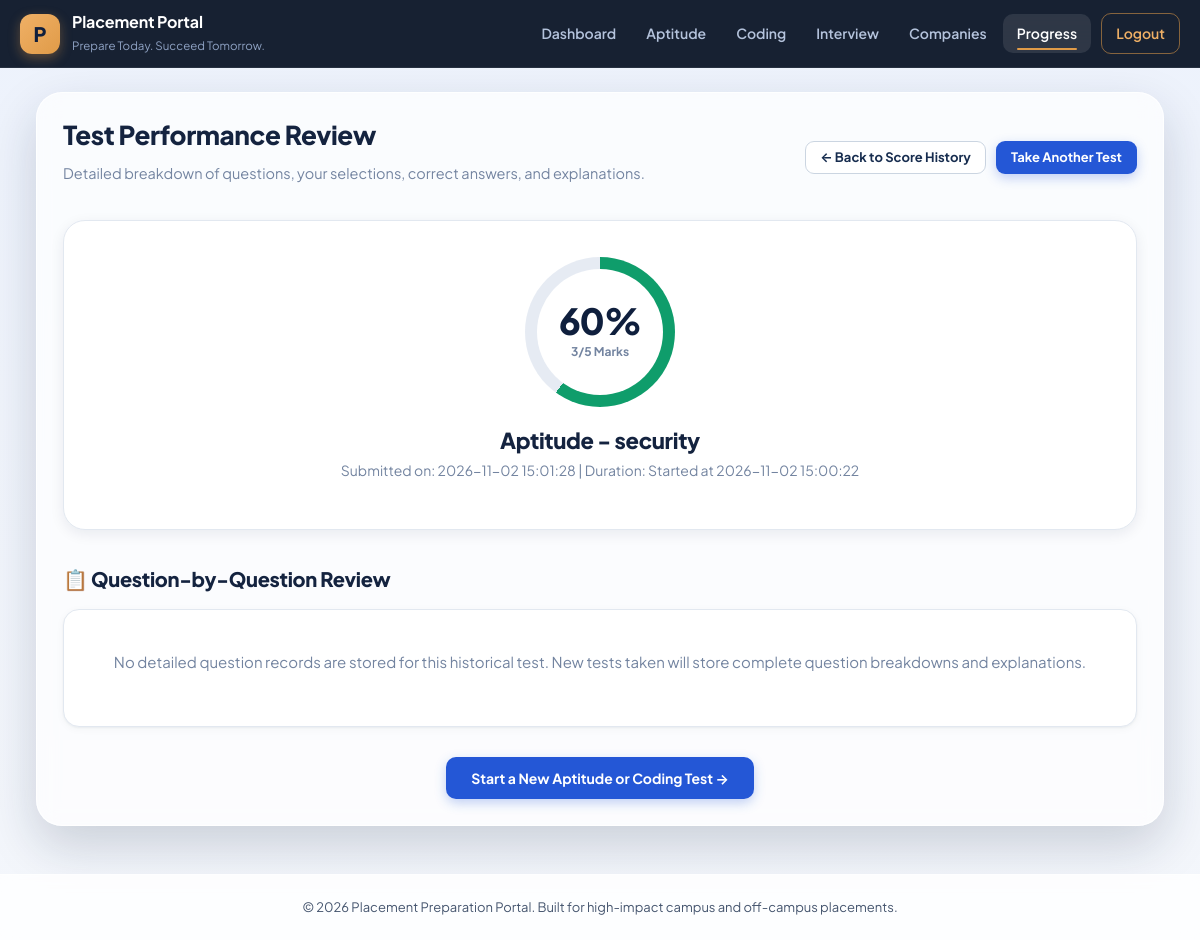
Page /test-review/1 (signed in) on the committed database.
### tables this page shows
CREATE TABLE attempts (
        id INTEGER PRIMARY KEY AUTOINCREMENT,
        user_id INTEGER,
        category TEXT,
        score INTEGER,
        total INTEGER,
        started TEXT,
        submitted TEXT
    , details TEXT DEFAULT '[]');

### app.py (the view)
@app.route("/test-review/<int:attempt_id>")
@login_required
def test_review(attempt_id):
    user = current_user()
    conn = get_db()
    attempt = conn.execute("""
        SELECT * FROM attempts WHERE id=? AND user_id=?
    """, (attempt_id, user["id"])).fetchone()
    conn.close()
    if not attempt:
        flash("Test record not found.", "error")
        return redirect(url_for("scores"))
    try:
        questions = json.loads(attempt["details"]) if attempt["details"] else []
    except Exception:
        questions = []
    return render_template("test_review.html", attempt=attempt, questions=questions)

### app.py (called while the page is built)
def get_db():
    conn = sqlite3.connect(DB_PATH)
    conn.row_factory = sqlite3.Row
    return conn

@app.context_processor
def inject_page_class():
    page_classes = {
        "login": "page-login",
        "register": "page-register",
        "dashboard": "page-dashboard",
        "aptitude": "page-aptitude",
        "take_test": "page-aptitude",
        "submit_test": "page-aptitude",
        "coding": "page-coding",
        "mark_practice": "page-coding",
        "interview": "page-interview",
        "companies": "page-companies",
        "profile": "page-profile",
        "scores": "page-scores",
        "test_review": "page-test-review",
        "test_result": "page-test-result"
    }
    done = True
    if session.get("user_id"):
        done = bool(session.get("profile_done"))
    return {
        "page_class": page_classes.get(
            request.endpoint, "page-dashboard"
        ),
        "profile_done": done
    }

@app.before_request
def force_profile_setup():
    if not session.get("user_id"):
        return
    if request.endpoint in (None, "static", "profile", "logout", "login", "register", "index"):
        return
    if not session.get("profile_done"):
        flash("Please complete your student profile first (one-time setup).", "info")
        return redirect(url_for("profile"))

@app.after_request
def no_cache(resp):
    if request.endpoint != "static":
        resp.headers["Cache-Control"] = "no-store"
    return resp

def current_user():
    if not session.get("user_id"):
        return None
    conn = get_db()
    user = conn.execute("SELECT * FROM users WHERE id=?", (session["user_id"],)).fetchone()
    conn.close()
    return user

def login_required(f):
    @wraps(f)
    def decorated_function(*args, **kwargs):
        if not session.get("user_id"):
            flash("Please log in to access the placement portal.", "info")
            return redirect(url_for("login"))
        return f(*args, **kwargs)
    return decorated_function

### templates/test_review.html (shortened to what this page needs)
{% extends "base.html" %}
{% block content %}
<div style="margin-bottom: 24px; display: flex; justify-content: space-between; align-items: center; flex-wrap: wrap; gap: 14px;">
    <div>
        <h1 style="font-size: 26px; font-weight: 800; color: var(--text-primary);">Test Performance Review</h1>
        <p style="color: var(--text-muted); font-size: 14.5px;">Detailed breakdown of questions, your selections, correct answers, and explanations.</p>
    </div>
    <div style="display: flex; gap: 10px;">
        <a href="{{ url_for('scores') }}#tests" class="btn btn-secondary btn-sm">← Back to Score History</a>
        <a href="{{ url_for('aptitude') }}" class="btn btn-primary btn-sm">Take Another Test</a>
    </div>
</div>
<div class="score-hero">
    {% set pct = (attempt.score * 100 // attempt.total) if attempt.total else 0 %}
    <div class="score-circle" style="--pct: {{ pct }}; --ring: {{ 'var(--success)' if pct >= 60 else 'var(--danger)' }};">
        <span class="big-number">{{ pct }}%</span>
        <span class="percent-label">{{ attempt.score }}/{{ attempt.total }} Marks</span>
    </div>
    <h2 style="font-size: 22px; font-weight: 800; color: var(--text-primary); margin-bottom: 6px;">{{ attempt.category }}</h2>
    <p style="color: var(--text-muted); font-size: 14px;">Submitted on: {{ attempt.submitted }} | Duration: Started at {{ attempt.started }}</p>
</div>
<h2 class="section-title">📋 Question-by-Question Review</h2>
{% if questions %}
    {% for q in questions %}
    <div class="review-item {% if q.is_correct %}correct{% else %}wrong{% endif %}">
        <div style="display: flex; justify-content: space-between; align-items: center; margin-bottom: 10px;">
            <span style="font-size: 13px; font-weight: 700; color: var(--text-muted);">QUESTION {{ loop.index }}</span>
            {% if q.is_correct %}
                <span class="badge badge-success">✓ Correct (+1 Mark)</span>
            {% else %}
                <span class="badge badge-danger">✗ Incorrect (0 Marks)</span>
            {% endif %}
        </div>
        <div class="question-text" style="font-size: 16px;">
            {{ q.question }}
        </div>
        {% if q.code %}
        <pre><code>{{ q.code }}</code></pre>
        {% endif %}
        <div style="margin: 14px 0;">
            {% for opt in q.options %}
            <div style="padding: 10px 14px; border-radius: 8px; margin-bottom: 6px; font-size: 14px;
                {% if loop.index0 == q.correct_idx %}
                    background: #dcfce7; border: 1.5px solid #10b981; font-weight: 600; color: #065f46;
                {% elif loop.index0 == q.user_idx and not q.is_correct %}
                    background: #fee2e2; border: 1.5px solid #ef4444; color: #991b1b;
                {% else %}
                    background: #f8fafc; border: 1px solid var(--border-color); color: var(--text-secondary);
                {% endif %}">
                <span>{{ opt }}</span>
                {% if loop.index0 == q.correct_idx %}
                    <strong style="float: right; color: #059669;">✓ Correct Answer</strong>
                {% elif loop.index0 == q.user_idx and not q.is_correct %}
                    <strong style="float: right; color: #dc2626;">✗ Your Answer</strong>
                {% endif %}
            </div>
            {% endfor %}
        </div>
        {% if q.explanation %}
        <div class="explanation-box">
            <strong>💡 Explanation:</strong> {{ q.explanation }}
        </div>
        {% endif %}
    </div>
    {% endfor %}
{% else %}
    <div class="question-card" style="text-align: center; color: var(--text-muted); padding: 40px;">
        <p>No detailed question records are stored for this historical test. New tests taken will store complete question breakdowns and explanations.</p>
    </div>
{% endif %}
<div style="margin-top: 30px; text-align: center;">
    <a href="{{ url_for('aptitude') }}" class="btn btn-primary" style="padding: 12px 24px;">Start a New Aptitude or Coding Test →</a>
</div>
{% endblock %}

### static/CSS/style.css (style rules this page uses)
:root { --navy-950: #0a1426; --navy-900: #0f1f3d; --navy-800: #172d4f; --navy-700: #213b66; --navy-600: #2c4c80; --amber-500: #e09b48; --amber-400: #efb066; --amber-100: #fdf1e0; --primary: #2457d6; --primary-dark: #1b44b0; --primary-soft: #eaf0fe; --success: #0f9d6b; --success-soft: #def7ec; --warning: #b7791f; --warning-soft: #fef3c7; --danger: #d03a3a; --danger-soft: #fde8e8; --purple: #7c3aed; --purple-soft: #f1eaff; --bg-page: #f3f5f9; --bg-card: #ffffff; --bg-subtle: #f7f9fc; --border-color: #e2e8f0; --border-strong: #cbd5e1; --text-primary: #14233f; --text-secondary: #46566f; --text-muted: #7384a0; --radius-sm: 8px; --radius-md: 12px; --radius-lg: 16px; --radius-xl: 22px; --shadow-sm: 0 1px 2px rgba(15, 31, 61, .05), 0 2px 8px rgba(15, 31, 61, .04); --shadow-md: 0 4px 14px rgba(15, 31, 61, .08); --shadow-lg: 0 18px 44px rgba(15, 31, 61, .16); --font-sans: "Plus Jakarta Sans", "Segoe UI", system-ui, -apple-system, Arial, sans-serif; --font-mono: "JetBrains Mono", "Fira Code", Consolas, "Courier New", monospace; --nav-h: 68px; }
*, *::before, *::after { box-sizing: border-box; }
html { scroll-behavior: smooth; scroll-padding-top: calc(var(--nav-h) + 16px); }
body { margin: 0; min-height: 100vh; display: flex; flex-direction: column; font-family: var(--font-sans); font-size: 15px; line-height: 1.55; color: var(--text-primary); background: var(--bg-page); -webkit-font-smoothing: antialiased; }
h1, h2, h3, h4 { margin: 0 0 .4em; line-height: 1.25; letter-spacing: -.015em; color: var(--text-primary); }
p { margin: 0 0 .8em; }
a { color: var(--primary); text-decoration: none; }
body.page-profile, body.page-scores, body.page-test-review, body.page-test-result { --page-img: url("https://images.unsplash.com/photo-1497366811353-6870744d04b2?auto=format&fit=crop&w=1920&q=80"); }
body[class*="page-"] { background: linear-gradient(rgba(232, 240, 255, .55), rgba(244, 247, 252, .78)), var(--page-img) center / cover fixed no-repeat, var(--bg-page); }
.section-title { display: flex; align-items: center; gap: 4px; margin: 36px 0 18px; font-size: 20px; font-weight: 800; color: var(--text-primary); }
.btn, button.btn, input[type="submit"].btn { display: inline-flex; align-items: center; justify-content: center; gap: 8px; padding: 11px 20px; font: 700 14px/1.2 var(--font-sans); border: 1px solid transparent; border-radius: 10px; cursor: pointer; text-decoration: none; transition: transform .15s, box-shadow .2s, background .2s, border-color .2s; }
.btn-primary { background: var(--primary); color: #fff; box-shadow: 0 4px 12px rgba(36, 87, 214, .28); }
.btn-secondary { background: #fff; color: var(--navy-800); border-color: var(--border-strong); }
.btn-sm { padding: 8px 14px; font-size: 13px; border-radius: 9px; }
.question-card { margin-bottom: 18px; padding: 24px; background: var(--bg-card); border: 1px solid var(--border-color); border-radius: var(--radius-lg); box-shadow: var(--shadow-sm); }
.score-hero { margin-bottom: 30px; padding: 36px 30px; text-align: center; background: var(--bg-card); border: 1px solid var(--border-color); border-radius: var(--radius-xl); box-shadow: var(--shadow-md); }
.score-circle { --pct: 0; position: relative; width: 150px; height: 150px; margin: 0 auto 20px; display: grid; place-content: center; text-align: center; border-radius: 50%; background: conic-gradient(var(--ring, var(--success)) calc(var(--pct) * 1%), #e6ebf3 0); }
.score-circle::before { content: ""; position: absolute; inset: 12px; border-radius: 50%; background: #fff; }
.score-circle > * { position: relative; z-index: 1; }
.big-number { display: block; font-size: 36px; font-weight: 800; letter-spacing: -.03em; color: var(--navy-900); line-height: 1; }
.percent-label { display: block; margin-top: 4px; font-size: 12px; font-weight: 700; color: var(--text-muted); }

### rows in the picture
attempts: score "3", total "5", category "Aptitude - security", submitted "2026-11-02 15:01:28", started "2026-11-02 15:00:22"

### other values in the picture
{{ pct }} "60"
